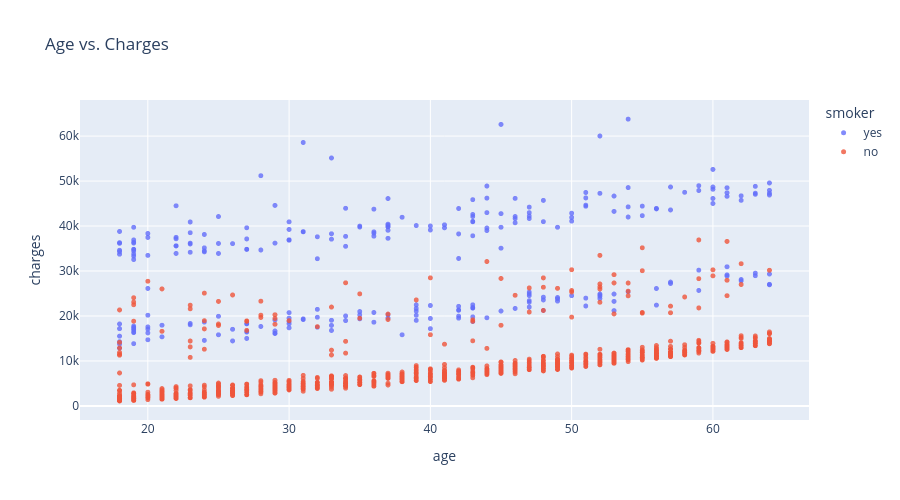

The cell this chart's notebook holds for it:
### Markdown cell above
### Age and Charges

### Code cell
fig = px.scatter(medical_df, 
                 x='age', 
                 y='charges', 
                 color='smoker', 
                 opacity=0.8, 
                 hover_data=['sex'], 
                 title='Age vs. Charges')
fig.update_traces(marker_size=5)
fig.update_layout(height=500)
fig.show()

### Figure 1 — Plotly figure (JSON) as saved in the notebook; plotly's stock layout.template omitted (floating-point values rounded to 4 significant figures; data arrays with more than 128 entries replaced by an {"elided": "..."} marker saying what was removed)
{"data": [{"customdata": {"elided": "274x1 str values"}, "hovertemplate": "smoker=yes<br>age=%{x}<br>charges=%{y}<br>sex=%{customdata[0]}<extra></extra>", "legendgroup": "yes", "marker": {"color": "#636efa", "opacity": 0.8, "size": 5, "symbol": "circle"}, "mode": "markers", "name": "yes", "showlegend": true, "type": "scattergl", "x": {"elided": "274 int values"}, "xaxis": "x", "y": {"elided": "274 float values"}, "yaxis": "y"}, {"customdata": {"elided": "1064x1 str values"}, "hovertemplate": "smoker=no<br>age=%{x}<br>charges=%{y}<br>sex=%{customdata[0]}<extra></extra>", "legendgroup": "no", "marker": {"color": "#EF553B", "opacity": 0.8, "size": 5, "symbol": "circle"}, "mode": "markers", "name": "no", "showlegend": true, "type": "scattergl", "x": {"elided": "1064 int values"}, "xaxis": "x", "y": {"elided": "1064 float values"}, "yaxis": "y"}], "layout": {"height": 500, "legend": {"title": {"text": "smoker"}, "tracegroupgap": 0}, "title": {"text": "Age vs. Charges"}, "xaxis": {"anchor": "y", "domain": [0, 1], "title": {"text": "age"}}, "yaxis": {"anchor": "x", "domain": [0, 1], "title": {"text": "charges"}}}}
